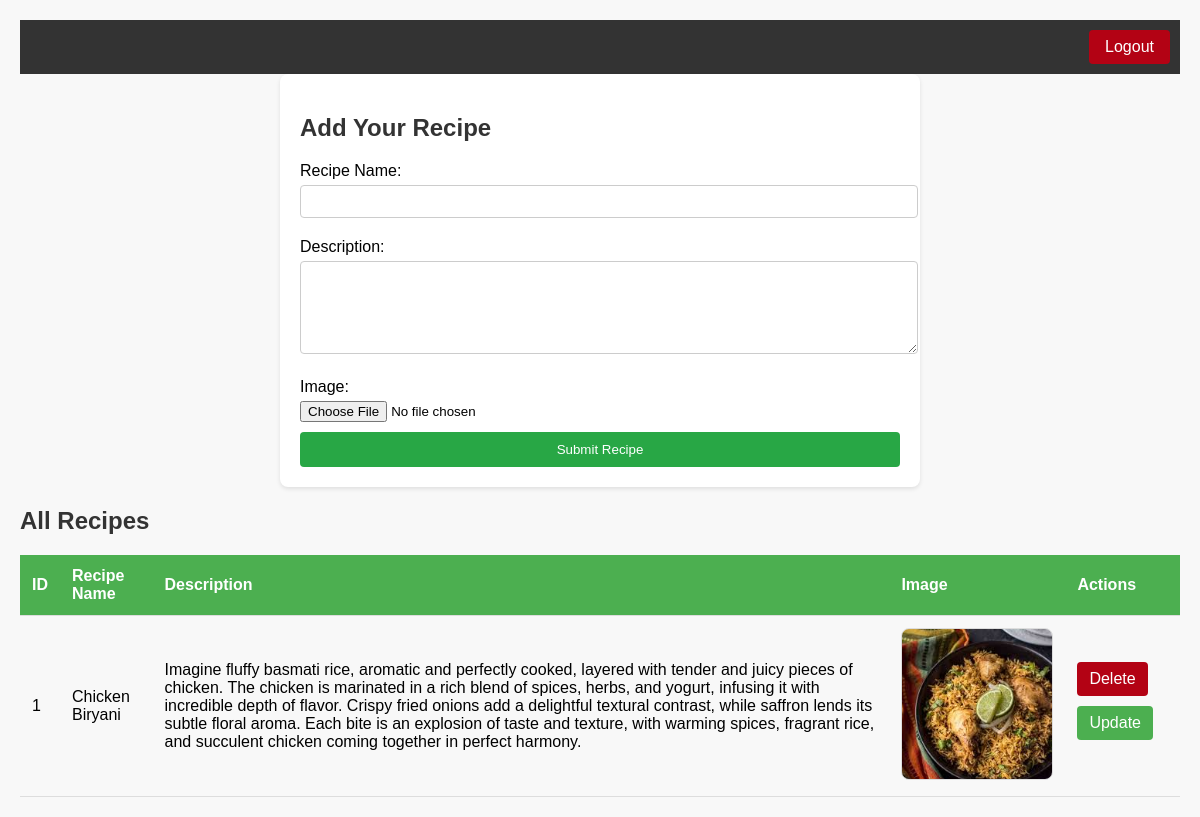
Page /recipes/ (signed in) on the committed database.
### receipe/models.py (models this page shows)
class Recipe(models.Model):
    name = models.CharField(max_length= 100)
    description = models.TextField()
    image = models.ImageField(upload_to= 'receipe_images')

### receipe/views.py (the view, shortened to what this page needs)
# urls.py: path('recipes/', receipes, name= 'recipes'),
@login_required(login_url= "/")
def receipes(request):
    quereyset = Recipe.objects.all()
    if request.GET.get('search'):
        quereyset = quereyset.filter(name__icontains = request.GET.get('search'))
    context = {'recepies' : quereyset}
    return render(request, 'receipes.html', context)

### receipe/templates/receipes.html (shortened to what this page needs)
<!DOCTYPE html>
<html lang="en">
<head>
</head>
<body>
  <nav>
    <a href="/logout/">Logout</a>
  </nav>
  <form id="recipeForm" method="post" enctype="multipart/form-data">
    <h2>Add Your Recipe</h2>
    <label for="recipeName">Recipe Name:</label>
    <input type="text" id="recipeName" name="recipeName" required><br>
    <label for="recipeDescription">Description:</label>
    <textarea id="recipeDescription" name="recipeDescription" rows="5" required></textarea><br>
    <label for="recipeImage">Image:</label>
    <input type="file" id="recipeImage" name="recipeImage" required><br>
    <button type="submit">Submit Recipe</button>
  </form>
  <h2>All Recipes</h2>
  <table>
      <thead>
          <tr>
              <th>ID</th>
              <th>Recipe Name</th>
              <th>Description</th>
              <th>Image</th>
              <th>Actions</th>
          </tr>
      </thead>
      <tbody>
          {% for recipe in recepies %}
          <tr>
              <td>{{ forloop.counter }}</td>
              <td>{{ recipe.name }}</td>
              <td>{{ recipe.description }}</td>
              {% if recipe.image %}
                <td><img src="{{ recipe.image.url }}" alt="{{ recipe.name }}" class="recipe-image"></td>
              {% else %}
              <td>No image available</td>
          {% endif %}
              <td>
                <a href="/delete_recipe/{{ recipe.id }}" class="btn btn-danger">Delete</a>
                <a href="/update_recipe/{{ recipe.id }}" class="btn btn-update">Update</a>
              </td>
          </tr>
          {% endfor %}
      </tbody>
  </table>
</body>
</html>

### receipe/templates/receipes.html (style rules this page uses)
body { font-family: Arial, sans-serif; margin: 20px; background-color: #f8f8f8; }
h1, h2 { color: #333; }
form { background: #fff; padding: 20px; border-radius: 8px; box-shadow: 0 2px 4px rgba(0, 0, 0, 0.1); min-width: 300px; max-width: 600px; margin: 0 auto; }
label { display: block; margin: 10px 0 5px; }
input[type="text"], textarea { width: 100%; padding: 8px; margin-bottom: 10px; border: 1px solid #ccc; border-radius: 4px; }
button { background-color: #28a745; color: white; padding: 10px 15px; border: none; border-radius: 4px; cursor: pointer; width: 100%; margin-top: 10px; }
table { width: 100%; border-collapse: collapse; margin-top: 20px; }
th, td { padding: 12px; text-align: left; border-bottom: 1px solid #ddd; }
th { background-color: #4CAF50; color: white; }
.recipe-image { height: 150px; width: 150px; object-fit: cover; border-radius: 8px; border: 1px solid #ddd; }
td a.btn { display: inline-block; padding: 8px 12px; background-color: #b30214; color: #fff; text-decoration: none; border-radius: 4px; border: none; cursor: pointer; transition: background-color 0.3s ease; margin-bottom: 10px; }
td a.btn-update { background-color: #4CAF50; }
nav { background-color: #333; padding: 10px; display: flex; justify-content: flex-end; }
nav a { color: white; text-decoration: none; padding: 8px 16px; background-color: #b30214; border-radius: 4px; }

### rows in the picture
Recipe: name "Chicken Biryani", description "Imagine fluffy basmati rice, aromatic and perfectly cooked, layered with tender and juicy pieces of chicken. The chicken is marinated in a rich blend of spices, herbs, and yogurt, infusing it with incredible depth of flavor. Crispy fried onions add a delightful textural contrast, while saffron lends its subtle floral aroma. Each bite is an explosion of taste and texture, with warming spices, fragrant rice, and succulent chicken coming together in perfect harmony.", image (picture)
